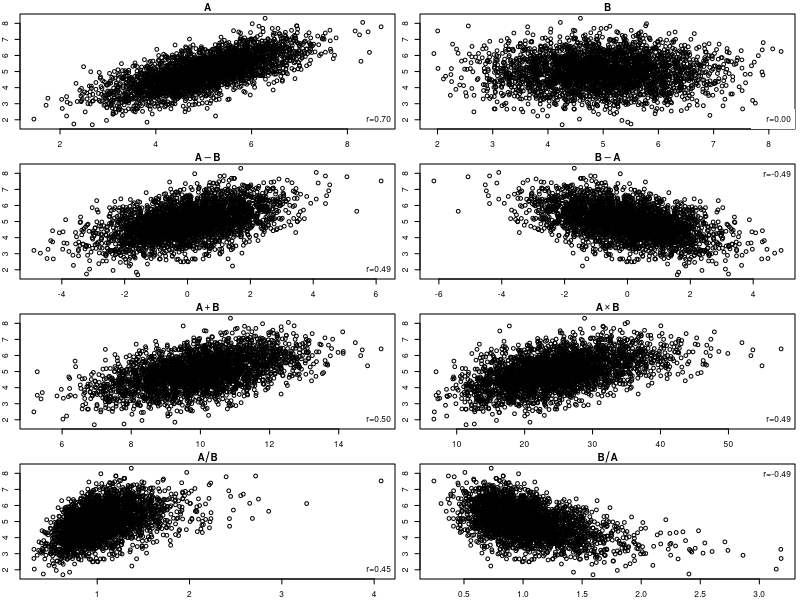

Write R code to recreate this figure.
library("MASS")

n=3*10^3
r=.70
sigma = matrix(c(1,0,0, 0,1,r, 0,r,1), nrow=3)
mu=c(5,5,5)

#### Generate data ####
set.seed(3)
d=mvrnorm(n, mu, sigma)

a<-d[,2]
b<-d[,1]
y<-d[,3]

#### Plot function ####
plotit <- function(x, y, main="", xlab="", ylab="", legpos="bottomright", bg=NA, cex=1) {
  r=format(round(cor(x,y, use="complete.obs"), 2), nsmall = 2)
  plot(x,y, main=main, ylab=ylab, xlab=xlab)
  legend(legpos, paste0("r=", r), bg=bg, adj=0, box.col=NA, cex=cex, inset=c(0,-.00))
}

#### figure 2 ####
op=par(no.readonly = TRUE)
png(filename = "png/figure_2.png", width = 1300, height = 2000, res=300)
par(mfrow=c(4,2), mar=c(2.1, 2, 1.4, 0.5), cex=.5)

plotit(a, y, main="A")
plotit(b, y, main="B", bg="white")
plotit(a-b, y, main=expression(bold(A-B)))
plotit(b-a, y, main=expression(bold(B-A)), legpos="topright")
plotit(a+b, y, main=expression(bold(A+B)))
plotit(a*b, y, main=expression(bold(A%*%B)))
plotit(a/b, y, main=expression(bold(A/B)))
plotit(b/a, y, main=expression(bold(B/A)), legpos="topright")

par(op)
dev.off()